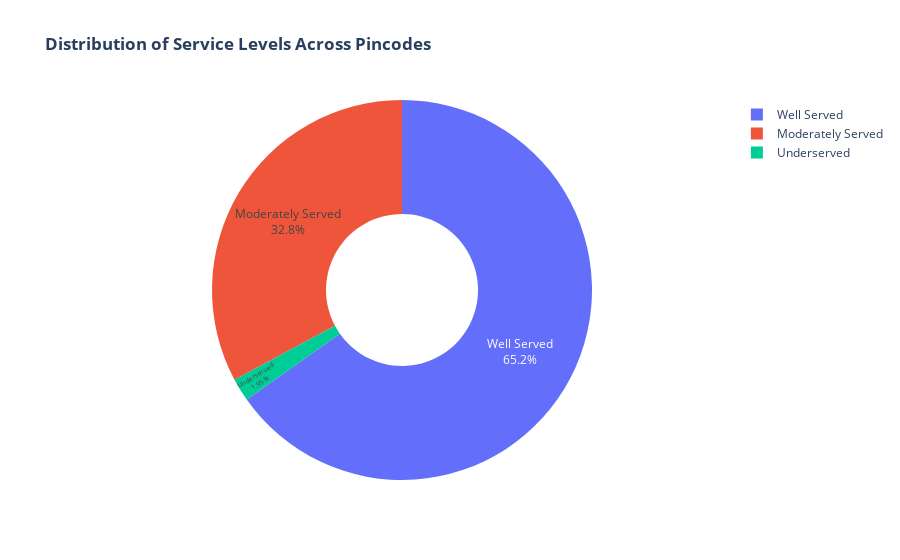

The notebook cell saved with this chart:
### Code cell
# Service Level Distribution
fig = px.pie(
    values=service_summary.values,
    names=service_summary.index,
    title='<b>Distribution of Service Levels Across Pincodes</b>',
    color_discrete_map={
        'Well Served': COLORS['success'],
        'Moderately Served': COLORS['warning'],
        'Underserved': COLORS['danger'],
        'Severely Underserved': '#7F1D1D'
    },
    hole=0.4
)
fig.update_traces(textposition='inside', textinfo='percent+label')
fig.show()

### Figure 1 — Plotly figure (JSON) as saved in the notebook; plotly's stock layout.template omitted (floating-point values rounded to 4 significant figures)
{"data": [{"domain": {"x": [0, 1], "y": [0, 1]}, "hole": 0.4, "hovertemplate": "label=%{label}<br>value=%{value}<extra></extra>", "labels": ["Well Served", "Moderately Served", "Underserved"], "legendgroup": "", "name": "", "showlegend": true, "textinfo": "percent+label", "textposition": "inside", "type": "pie", "values": [12695, 6388, 380]}], "layout": {"legend": {"tracegroupgap": 0}, "title": {"text": "<b>Distribution of Service Levels Across Pincodes</b>"}}}
